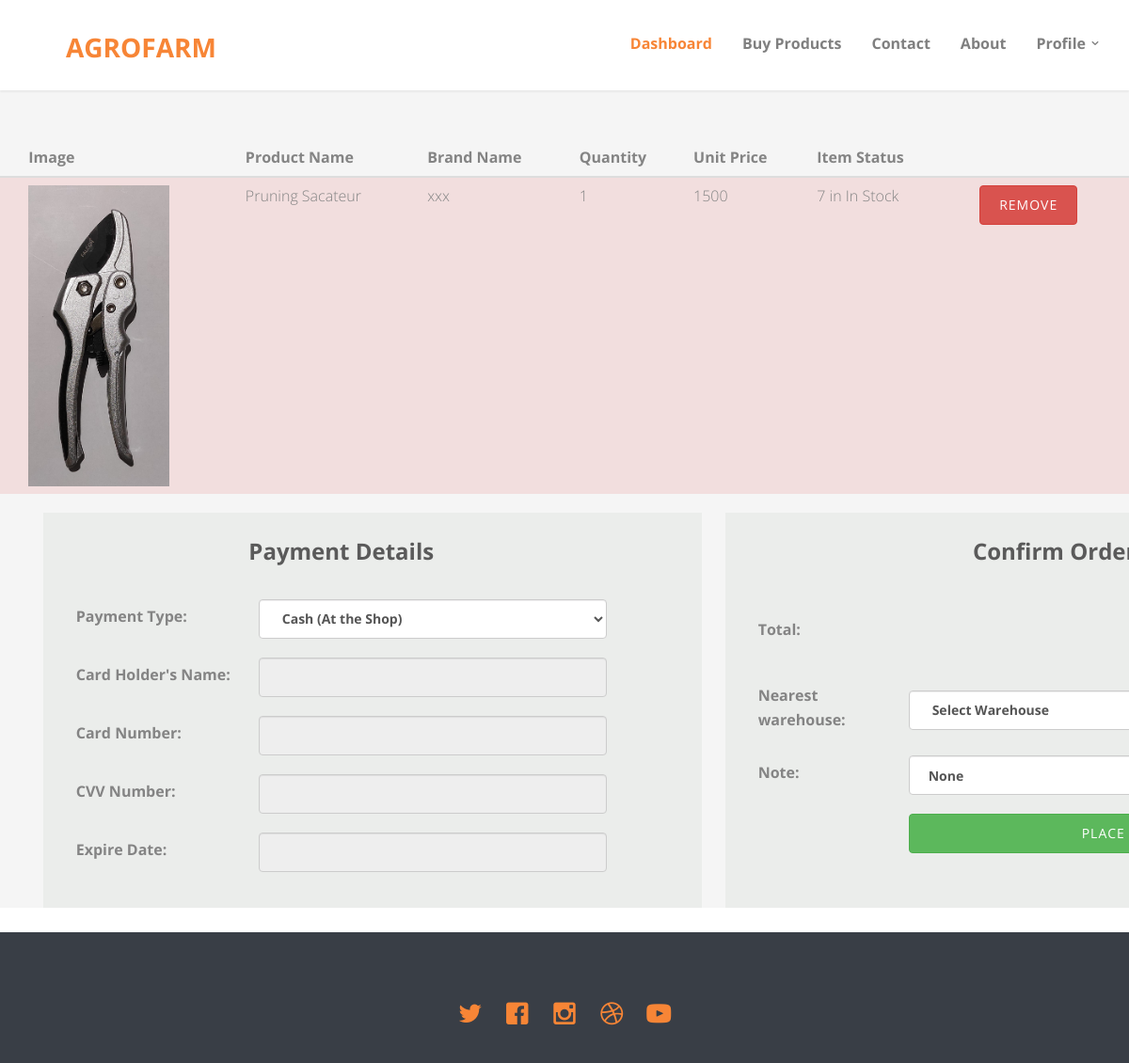
The page /customer/Cart.php (signed in) on the database its author committed.
### tables this page shows
CREATE TABLE `tbl_cart` (
  `Cart_ID` int(11) NOT NULL,
  `C_ProductID` varchar(20) NOT NULL,
  `C_quantity` int(11) NOT NULL,
  `C_CusNIC` varchar(10) NOT NULL,
  `C_date` date NOT NULL
);

CREATE TABLE `tbl_product` (
  `Product_ID` varchar(20) NOT NULL,
  `P_name` varchar(200) NOT NULL,
  `P_brandname` varchar(50) NOT NULL,
  `P_title` varchar(250) NOT NULL,
  `P_type` varchar(20) NOT NULL,
  `P_category` varchar(100) NOT NULL,
  `P_details` varchar(250) NOT NULL,
  `P_quantity` int(5) NOT NULL,
  `P_unitprice` double NOT NULL,
  `P_image` varchar(250) NOT NULL,
  `P_itemstatus` varchar(20) NOT NULL,
  `P_warehouse` varchar(20) DEFAULT NULL
);

### customer/Cart.php (the view, shortened to what this page needs)
<?php
	include_Once('../config.php');
	$subTotal = 0.0;
  	$nics = $_SESSION["nic"];
?>
<!DOCTYPE html>
<html class="no-js">
	<head>
	<link rel="stylesheet" href="../css/animate.css">
	<link rel="stylesheet" href="../css/icomoon.css">
	<link rel="stylesheet" href="../css/bootstrap.css">
	<link rel="stylesheet" href="../css/superfish.css">
	<link rel="stylesheet" href="../css/magnific-popup.css">
	<link rel="stylesheet" href="../css/bootstrap-datepicker.min.css">
	<link rel="stylesheet" href="../css/cs-select.css">
	<link rel="stylesheet" href="../css/cs-skin-border.css">
	<link rel="stylesheet" href="../css/style.css">
	</head>
	<body>
		<div id="fh5co-wrapper">
		<div id="fh5co-page">
		<header id="fh5co-header-section" class="sticky-banner">
			<div class="container">
				<div class="nav-header">
					<h1 id="fh5co-logo"><a href="../index.php">AgroFarm</a></h1>
					<nav id="fh5co-menu-wrap" role="navigation">
						<ul class="sf-menu" id="fh5co-primary-menu">
							<li class="active"><a href="Customer_UI.php">Dashboard</a></li>
							<li><a href="../index.php">Buy Products</a></li>
							<li><a href="../contact.php">Contact</a></li>
							<li><a href="../About.php">About</a></li>
							<li>
								<a href="#" class="fh5co-sub-ddown">Profile</a>
							</li>
						</ul>
					</nav>
				</div>
			</div>
		</header>
		<div class="fh5co-section-gray">
			<br>
				<?php
		  			$sql = "SELECT tbl_cart.Cart_ID, tbl_cart.C_ProductID, tbl_cart.C_quantity AS qCart, tbl_product.P_name, tbl_product.P_brandname, tbl_product.P_unitprice, tbl_product.P_quantity AS qProduct, tbl_product.P_image, tbl_product.P_itemstatus FROM tbl_cart INNER JOIN tbl_product ON tbl_cart.C_ProductID = tbl_product.Product_ID WHERE tbl_cart.C_CusNIC = '$nics' ";
					if ($result = mysqli_query($con,$sql)) {
						if(mysqli_num_rows($result)>0){
							echo'<table class="table">
					  			<thead>
									<tr>
										<th scope="col"></th>
						  				<th scope="col">Image</th>
						  				<th scope="col">Product Name</th>
						  				<th scope="col">Brand Name</th>
						  				<th scope="col">Quantity</th>
						  				<th scope="col">Unit Price</th>
						  				<th scope="col">Item Status</th>
						  				<th scope="col"></th>
						  				<th scope="col"></th>
									</tr>
					  			</thead>
					  			<tbody>';
							while ($row = $result->fetch_assoc()) {
								$cID = $row["Cart_ID"];
								$imageURL = '../uploads/'.$row["P_image"];
								$pName = $row["P_name"];
								$pBrandName = $row["P_brandname"];
								$cQuantity = $row["qCart"];
								$pQuantity = $row["qProduct"];
								$uPrice = $row["P_unitprice"];
								$iStatus = $row["P_itemstatus"];
								if($iStatus == "Out of Stock"){
									$status = "Out of Stock";
									$total = 0.0;
								}else{
									$status = $pQuantity . " in " . $iStatus;
									$total = $cQuantity * $uPrice;
									$subTotal += $total;
								}
								echo '<form action="" method="POST">
								<tr class="danger">
								<td></td>
						        <td><img class="img-responsive" width="150px" height="100px" src="' . $imageURL .'" alt="" /></td>
						        <td>'.$pName.'</td>
						        <td>'.$pBrandName.'</td>
						        <td>'.$cQuantity.'</td>
						        <td>'.$uPrice.'</td>
						        <td>'.$status.'</td>
						        <td><input type="hidden" name="hcid" value="'.$cID.'"></td>
					  			<td><button type="submit" class="btn btn-danger" name="delete">Remove</button></td>
					  			</form>
						      </tr>';
				  			}
				  			?>
								<div class="container">
									<div class="row animate-box" >
										<br>
										<div class="col-md-6">
											<div class="row">
												<table class="table-responsive">
													<tr>
														<th>&nbsp&nbsp&nbsp&nbsp&nbsp&nbsp</th><th>&nbsp&nbsp&nbsp&nbsp&nbsp</th>
														<th>
															<div style="background-color:#ebedeb; width: 700px; height: 420px; padding: 20px;  float:left;">
																<form action="" method="POST"><table><caption><h3 align="center"><b>Payment Details</b></h3></caption>
															  		<tr>
															  			<th>
															  				<div class="col-xxs-12 col-xs-12 mt">
																				<div class="input-field">
																					<label for="from">Payment Type:</label>
																				</div>
																			</div>
															  			</th>
															  			<th style="width: 400px">
															  				<div class="col-xxs-12 col-xs-12 mt">
																				<div class="input-field">
																					<select class="form-control" id="p_type" name="p_type" required>
																						<option value="Cash (At the Shop)">Cash (At the Shop)</option>
																					</select>
																				</div>
																			</div>
															  			</th>
															  		</tr>
															  		<div style="background-color:#ebedeb; width: 700px;">
															  		<tr>
															  			<th>
															  				<div class="col-xxs-12 col-xs-12 mt">
																				<div class="input-field">
																					<label for="from">Card Holder's Name:</label>
																				</div>
																			</div>
															  			</th>
															  			<th style="width: 400px">
															  				<div class="col-xxs-12 col-xs-12 mt">
																				<div class="input-field">
																					<input type="text" class="form-control" name="address" disabled="" />
																				</div>
																			</div>
															  			</th>
															  		</tr>
															  		<tr>
															  			<th>
															  				<div class="col-xxs-12 col-xs-12 mt">
																				<div class="input-field">
																					<label for="from">Card Number:</label>
																				</div>
																			</div>
															  			</th>
															  			<th style="width: 400px">
															  				<div class="col-xxs-12 col-xs-12 mt">
																				<div class="input-field">
																					<input type="text" class="form-control" name="address" disabled=""/>
																				</div>
																			</div>
															  			</th>
															  		</tr>
															  		<tr>
															  			<th>
															  				<div class="col-xxs-12 col-xs-12 mt">
																				<div class="input-field">
																					<label for="from">CVV Number:</label>
																				</div>
																			</div>
															  			</th>
															  			<th style="width: 400px">
															  				<div class="col-xxs-12 col-xs-12 mt">
																				<div class="input-field">
																					<input type="text" class="form-control" name="address" disabled=""/>
																				</div>
																			</div>
															  			</th>
															  		</tr>
															  		<tr>
															  			<th>
															  				<div class="col-xxs-12 col-xs-12 mt">
																				<div class="input-field">
																					<label for="from">Expire Date:</label>
																				</div>
																			</div>
															  			</th>
															  			<th style="width: 400px">
															  				<div class="col-xxs-12 col-xs-12 mt">
																				<div class="input-field">
																					<input type="text" class="form-control" name="address" disabled=""/>
																				</div>
																			</div>
															  			</th>
															  		</tr>
															  		</div>
															  	</table>
															</div>
														</th>
														<th>&nbsp&nbsp&nbsp&nbsp&nbsp&nbsp</th>
														<th>
															<div style="background-color:#ebedeb; width: 700px; height: 420px; padding: 20px;  float:left;">
																<table><caption><h3 align="center"><b>Confirm Order</b></h3></caption>
																	<tr>
															  			<th>
															  				<div class="col-xxs-12 col-xs-12 mt">
																				<div class="input-field">
																					<label for="from">Total:</label>
																				</div>
																			</div>
															  			</th>
															  			<th style="width: 500px; text-align:right">
															  				<div class="col-xxs-12 col-xs-12 mt">
																				<div class="input-field">
																					<h1  name="total" readonly=""> <b><?php echo "Rs: " . $subTotal;  ?></b></h1>
																				</div>
																			</div>
															  			</th>
															  		</tr>
															  		<tr>
															  			<th>
															  				<div class="col-xxs-12 col-xs-12 mt">
																				<div class="input-field">
																					<label for="from">Nearest warehouse:</label>
																				</div>
																			</div>
															  			</th>
															  			<th style="width: 400px">
															  				<div class="col-xxs-12 col-xs-12 mt">
																				<div class="input-field">
																					<select class="form-control" id="whouse" name="whouse" required>
																						<option value="">Select Warehouse</option>
																					</select>
																				</div>
																			</div>
															  			</th>
															  		</tr>
															  		<tr>
															  			<th>
															  				<div class="col-xxs-12 col-xs-12 mt">
																				<div class="input-field">
																					<label for="from">Note:</label>
																				</div>
																			</div>
															  			</th>
															  			<th style="width: 500px">
															  				<div class="col-xxs-12 col-xs-12 mt">
																				<div class="input-field">
																					<input type="text" class="form-control" name="note" value="None" required/>
																				</div>
																			</div>
															  			</th>
															  		</tr>
															  		<tr>
															  			<th></th>
															  			<th>
															  				<div class="col-xxs-12 col-xs-12 mt alternate">
																				<input type="submit" class="btn btn-success btn-block" name ="place_order" value="Place Order">
																			</div>
															  			</th>
															  		</tr>
															  	</table></form>
															</div>
														</th>
													</tr>
												</table>
											</div>
										</div>
									</div>
								</div>
								<br>
				  			<?php
				  		}else {
							echo "<br><h3 align='center'>No Items in Your Cart</h3>";
							echo "</br></br></br></br></br></br></br></br></br></br></br></br></br></br></br>";
						}
			  		}
				  	echo '</tbody></table>';
		?>
	</div>
		<footer>
			<div id="footer2">
				<div class="container">
					<div class="row row-bottom-padded-md">
					</div>
					<div class="row">
						<div class="col-md-6 col-md-offset-3 text-center">
							<p class="fh5co-social-icons">
								<a href="#"><i class="icon-twitter2"></i></a>
								<a href="#"><i class="icon-facebook2"></i></a>
								<a href="#"><i class="icon-instagram"></i></a>
								<a href="#"><i class="icon-dribbble2"></i></a>
								<a href="#"><i class="icon-youtube"></i></a>
							</p>
						</div>
					</div>
				</div>
			</div>
		</footer>
	</div>
	</div>
	</body>
</html>

### css/icomoon.css (style rules this page uses)
[class^="icon-"], [class*=" icon-"] { font-family: 'icomoon' !important; speak: none; font-style: normal; font-weight: normal; font-variant: normal; text-transform: none; line-height: 1; -webkit-font-smoothing: antialiased; -moz-osx-font-smoothing: grayscale; }
.icon-dribbble2:before { content: "\ea66"; }
.icon-facebook2:before { content: "\ea68"; }
.icon-instagram:before { content: "\ea70"; }
.icon-twitter2:before { content: "\ea7d"; }
.icon-youtube:before { content: "\ea81"; }

### css/superfish.css (style rules this page uses)
.sf-menu, .sf-menu * { margin: 0; padding: 0; list-style: none; }
.sf-menu li { position: relative; }
.sf-menu > li { float: left; }
.sf-menu a { display: block; position: relative; }
.sf-menu { float: left; margin-bottom: 1em; }
.sf-menu a { border-left: 1px solid #fff; border-top: 1px solid #dFeEFF; border-top: 1px solid rgba(255,255,255,.5); padding: .75em 1em; text-decoration: none; zoom: 1; }
.sf-menu a { color: #13a; }
.sf-menu li { background: #BDD2FF; white-space: nowrap; *white-space: normal; -webkit-transition: background .2s; transition: background .2s; }
.sf-arrows .sf-with-ul { padding-right: 2.5em; *padding-right: 1em; }
.sf-arrows .sf-with-ul:after { content: ''; position: absolute; top: 50%; right: 1em; margin-top: -3px; height: 0; width: 0; border: 5px solid transparent; border-top-color: #dFeEFF; border-top-color: rgba(255,255,255,.5); }

### rows shown on the page
tbl_cart: tbl_product.P_image (picture), tbl_product.P_name "Pruning Sacateur", tbl_product.P_brandname "xxx", C_quantity "1", tbl_product.P_unitprice "1500", tbl_product.P_quantity+P_itemstatus "7 in In Stock"
